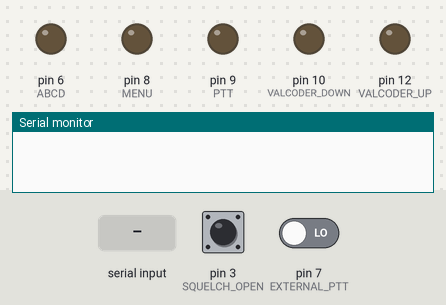
Simulated run of this sketch. Board: Arduino Uno, built with avr-gcc and run on an emulated ATmega328P. On the bench: output pins drawn as LEDs (lit = HIGH), the last lines printed to the serial monitor. The test bench sets the inputs (shaded band); at power-on: pin 7 (EXTERNAL_PTT) LOW, pin 3 (SQUELCH_OPEN) HIGH.

Above: at 1.2 s.
1.3 s: pin 7 (EXTERNAL_PTT) driven HIGH
At 2.0 s:
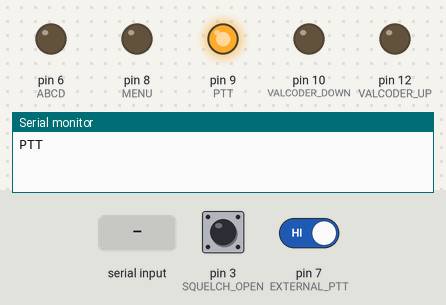
2.8 s: "+" received over Serial
At 3.4 s:
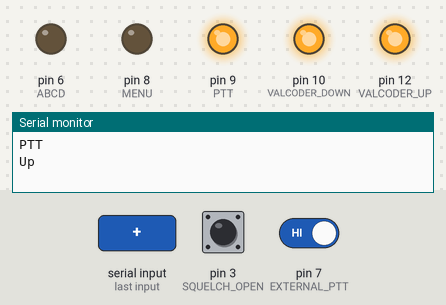
4.3 s: "e" received over Serial
At 4.9 s:
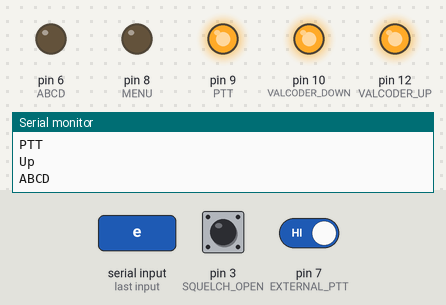
5.8 s: "m" received over Serial
At 7.0 s:
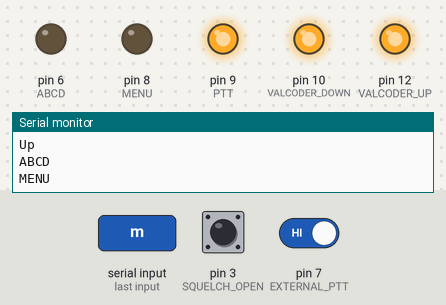
7.3 s: pin 7 (EXTERNAL_PTT) driven LOW
At 7.8 s:
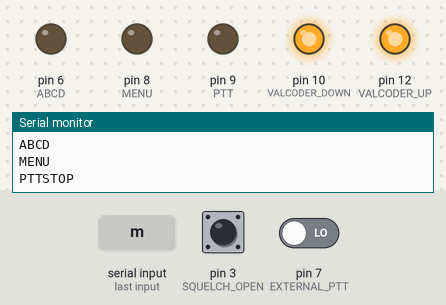
8.8 s: "-" received over Serial
At 9.1 s:
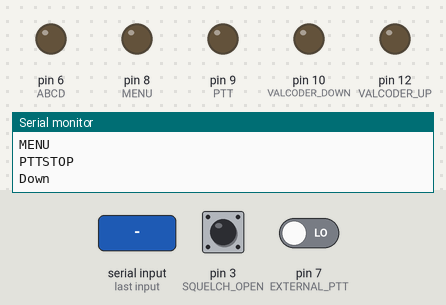
Timing chart, 0 to 11.3 s (numbered marks = the images above; inputs shaded):
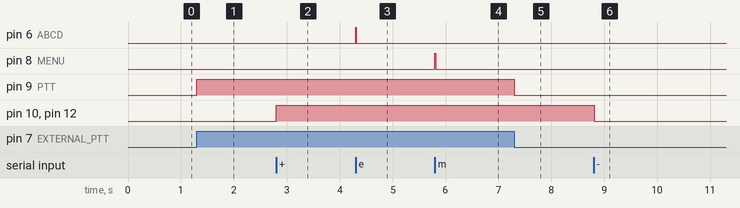

Measured:
- after the input at 1.3 s, pin 9 (PTT): LOW → HIGH at once
- after the input at 2.8 s, pin 10 (VALCODER_DOWN), pin 12 (VALCODER_UP): LOW → HIGH at once
- after the input at 4.3 s, pin 6 (ABCD): LOW → HIGH at once, → LOW 0.02 s later
- after the input at 5.8 s, pin 8 (MENU): LOW → HIGH at once, → LOW 0.02 s later
- after the input at 7.3 s, pin 9 (PTT): HIGH → LOW at once
- after the input at 8.8 s, pin 10 (VALCODER_DOWN), pin 12 (VALCODER_UP): HIGH → LOW at once

The sketch:

RemoteControl.ino
```cpp
#define VALCODER_UP 12
#define VALCODER_DOWN 10
#define MENU 8
#define ABCD 6
#define PTT 9
#define SQUELCH_OPEN 3
#define EXTERNAL_PTT 7
bool valcoderState = false;
bool extPttState = false;
void setup(void)
{
   pinMode(PTT, OUTPUT);
   digitalWrite(PTT, LOW);
   pinMode(VALCODER_UP, OUTPUT);
   pinMode(VALCODER_DOWN, OUTPUT);
   pinMode(MENU, OUTPUT);
   pinMode(ABCD, OUTPUT);
   Serial.begin(9600);
   pinMode(SQUELCH_OPEN, INPUT);
   pinMode(EXTERNAL_PTT, INPUT);
   attachInterrupt(digitalPinToInterrupt(SQUELCH_OPEN), monitorActivity, CHANGE);
}

void monitorActivity()
{
   if (digitalRead(SQUELCH_OPEN) == LOW)
   {
      digitalWrite(LED_BUILTIN, HIGH);
      Serial.println("activity");
   }
   else
   {
      digitalWrite(LED_BUILTIN, LOW);
      Serial.println("silence");
   }
}

void clickButton(int pin)
{
   digitalWrite(pin, HIGH);
   delay(15);
   digitalWrite(pin, LOW);
}

void valCoderTick(int pin1, int pin2)
{
   valcoderState = !valcoderState;
   digitalWrite(pin1, valcoderState);
   delay(5);
   digitalWrite(pin2, valcoderState);
}

void up()
{
   valCoderTick(VALCODER_DOWN, VALCODER_UP);
}
void down()
{
   valCoderTick(VALCODER_UP, VALCODER_DOWN);
}

void ptt()
{
   digitalWrite(PTT, HIGH);
   Serial.println("PTT");
}
void stopPtt()
{

   digitalWrite(PTT, LOW);
   Serial.println("PTTSTOP");
}

void loop()
{
   byte ch;
   bool extPtt = digitalRead(EXTERNAL_PTT);
   if (extPtt != extPttState)
   {
      extPttState = extPtt;
      if (extPtt)
      {
         ptt();
      }
      else
      {
         stopPtt();
      }
   }

   if (Serial.available())
   {
      ch = Serial.read();
      switch (ch)
      {
      case '+':
         up();
         Serial.println("Up");
         break;
      case '-':
         down();
         Serial.println("Down");
         break;
      case 'e':
         clickButton(ABCD);
         Serial.println("ABCD");
         break;
      case 'm':
         clickButton(MENU);
         Serial.println("MENU");
         break;
      case 't':
         ptt();
         break;
      case 's':
         stopPtt();
         break;
      }
   }
}
```
